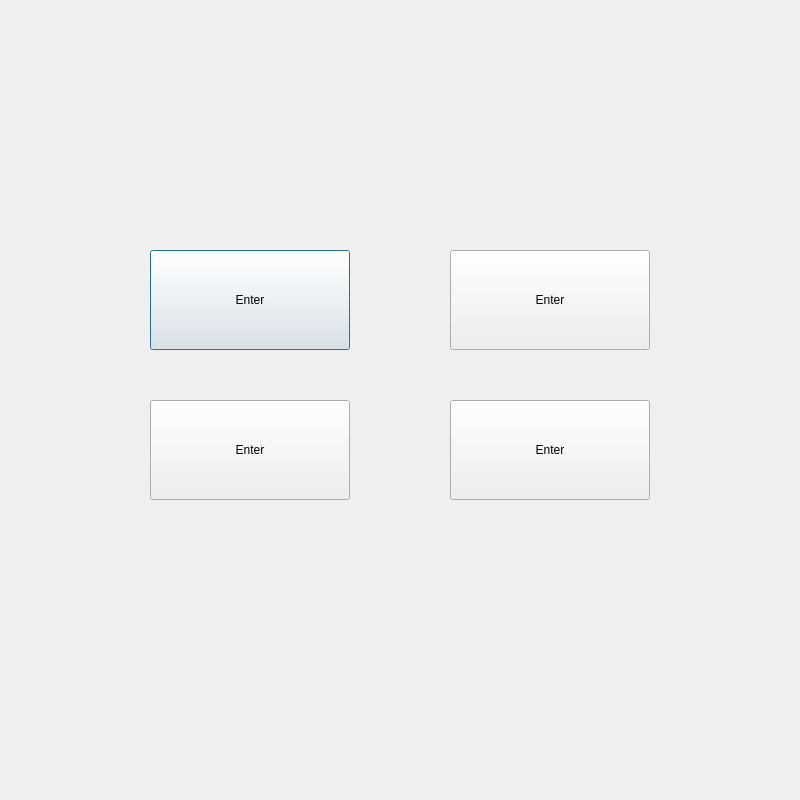
<?xml version="1.0" encoding="UTF-8"?>
<ui version="4.0">
 <class>Dialog</class>
 <widget class="QDialog" name="Dialog">
  <property name="geometry">
   <rect>
    <x>0</x>
    <y>0</y>
    <width>800</width>
    <height>800</height>
   </rect>
  </property>
  <property name="windowTitle">
   <string>Dialog</string>
  </property>
  <widget class="QPushButton" name="pushButton">
   <property name="geometry">
    <rect>
     <x>150</x>
     <y>250</y>
     <width>200</width>
     <height>100</height>
    </rect>
   </property>
   <property name="text">
    <string>Enter</string>
   </property>
  </widget>
  <widget class="QPushButton" name="pushButton_2">
   <property name="geometry">
    <rect>
     <x>450</x>
     <y>250</y>
     <width>200</width>
     <height>100</height>
    </rect>
   </property>
   <property name="text">
    <string>Enter</string>
   </property>
  </widget>
  <widget class="QPushButton" name="pushButton_3">
   <property name="geometry">
    <rect>
     <x>150</x>
     <y>400</y>
     <width>200</width>
     <height>100</height>
    </rect>
   </property>
   <property name="text">
    <string>Enter</string>
   </property>
  </widget>
  <widget class="QPushButton" name="pushButton_4">
   <property name="geometry">
    <rect>
     <x>450</x>
     <y>400</y>
     <width>200</width>
     <height>100</height>
    </rect>
   </property>
   <property name="text">
    <string>Enter</string>
   </property>
  </widget>
 </widget>
 <resources/>
 <connections/>
</ui>
